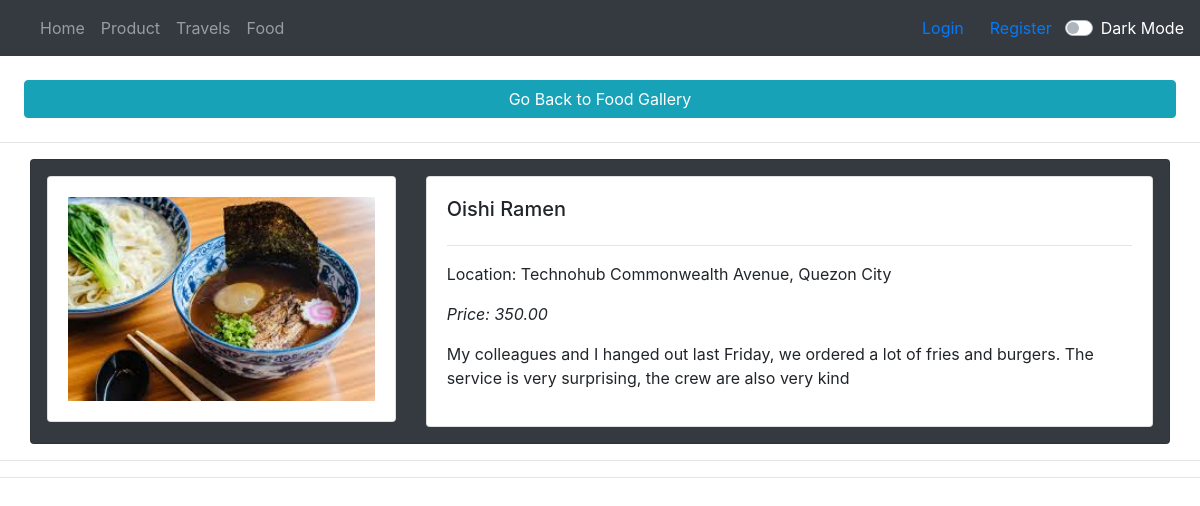
Page /food/post/1/ on the committed database.
### base/models.py (models this page shows, shortened)
class FoodPic(models.Model):
    user = models.ForeignKey(User, on_delete=models.CASCADE)
    image = models.ImageField(upload_to='food_pics',
                              verbose_name='Image')
    location = models.TextField()
    title = models.TextField()
    story = models.TextField()
    price = models.DecimalField(max_digits=10, decimal_places=2)

### base/views.py (the view)
# urls.py: path('food/post/<int:pk>/', views.FoodDetailView.as_view(), name='food-detail'),
class FoodDetailView(DetailView):
    model = FoodPic
    template_name = 'base/food_detail.html'

### base/templates/base/food_detail.html
{% extends 'base/base.html' %} {% load static %} {% block content %}
<a href="{% url 'base:base-food' %}" class="btn btn-info d-block m-4">Go Back to Food Gallery</a>
<hr>
<div class="container p-3 card card-body bg-dark">
    <div class="row">
        <div class="col-md-4">
            <div class="card card-body bg-white" id="profile-wrapper">
                <img class="img-fluid" src="{{ object.image.url }}" />
            </div>
        </div>
        <div class="col-md-8">
            <div class="card card-body bg-white">
                <div class="row">
                    <h5 class="col-sm-10"> {{ object.title }}</h5>
                </div>
                <hr>
                <p>Location: {{ object.location }}</p>
                <p class="d-inline-flex font-italic">Price: {{ object.price }}</p>
                <p>{{ object.story }}</p>
            </div>
        </div>
    </div>
</div>
<hr>
{% endblock %}

### staticfiles/css/main.css (style rules this page uses)
body { background-color: light-gray; }
#profile-wrapper { text-align: center; }

### rows in the picture
FoodPic: image (picture), title "Oishi Ramen", location "Technohub Commonwealth Avenue, Quezon City", price "350.00", story "My colleagues and I hanged out last Friday, we ordered a lot of fries and burgers. The service is very surprising, the crew are also very kind"
